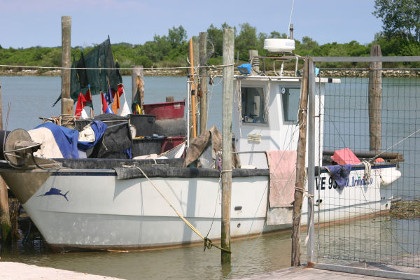
#> input picture imagechops/boat-small.jpg, 420 x 280 px
$ python imagechops-multiply-screen.py
#> lines starting #> are read from the running program, lines starting #| are printed output that depends on the picture
# Author:  Martin McBride
# Created: 2021-08-07
# Copyright (C) 2021, Martin McBride
# License: MIT

# Apply multiply and screen functions to two images


from PIL import Image, ImageDraw, ImageFont, ImageChops

image = Image.open('boat-small.jpg')
#> image is the input picture: PIL image 420x280 RGB; mean R, G, B 143.2, 144.1, 140.7
gradient_image = Image.open('greygradient.png').convert('RGB')
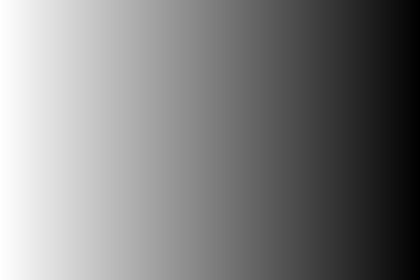
#> input picture imagechops/greygradient.png, 420 x 280 px
composite_image = ImageChops.multiply(image, gradient_image)
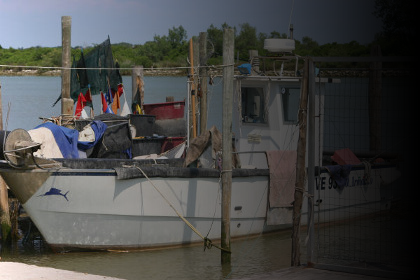
#> composite_image: PIL image 420x280 RGB; mean R, G, B 69.9, 70.2, 68.6

# Place the images in a grid, with captions
output_image = Image.new('RGB', (1280, 320), 'white')
#> output_image: PIL image 1280x320 RGB; every value is 255
draw = ImageDraw.Draw(output_image)
font = ImageFont.truetype("Arial.ttf", 20)

x, y = 0, 0
draw.text((x+10, y+285), "Image", font=font, fill=0)
output_image.paste(image, (x, y))
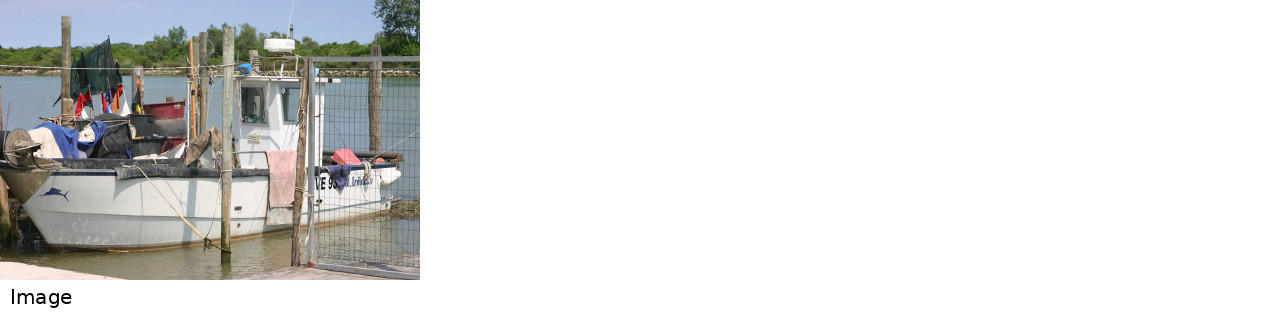
#> output_image: PIL image 1280x320 RGB; mean R, G, B 222.7, 223, 222

x, y = 430, 0
draw.text((x+10, y+285), "Gradient", font=font, fill=0)
output_image.paste(gradient_image, (x, y))
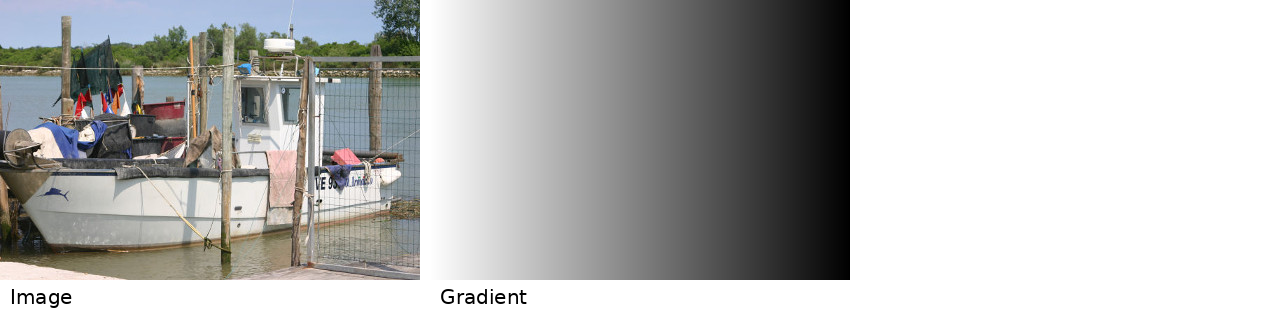
#> output_image: PIL image 1280x320 RGB; mean R, G, B 185.8, 186.1, 185.1

x, y = 860, 0
draw.text((x+10, y+285), "Composite", font=font, fill=0)
output_image.paste(composite_image, (x, y))
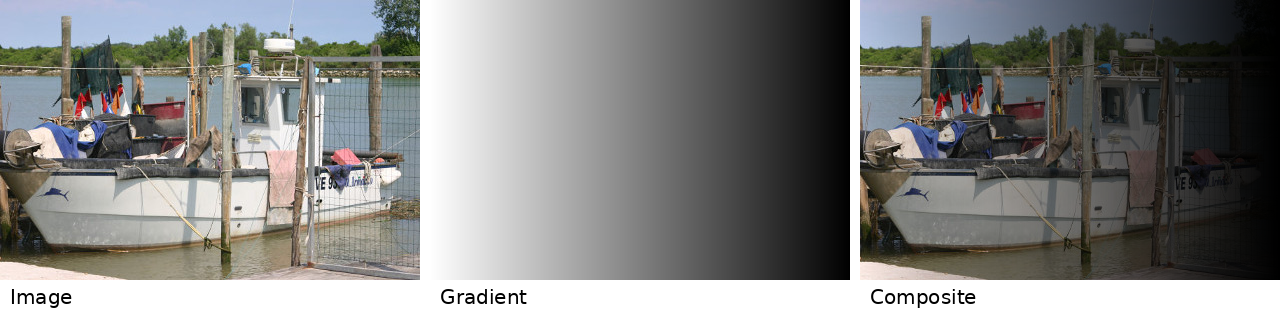
#> output_image: PIL image 1280x320 RGB; mean R, G, B 132.4, 132.8, 131.3

output_image.save('imagechops-multiply.jpg')

composite_image = ImageChops.screen(image, gradient_image)
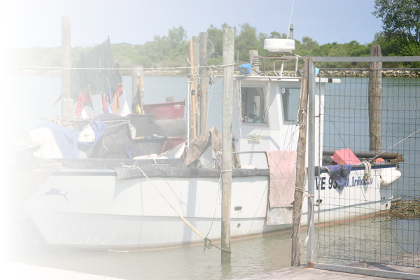
#> composite_image: PIL image 420x280 RGB; mean R, G, B 200.7, 201.5, 199.5
composite_image.save('imagechops-screen.jpg')
